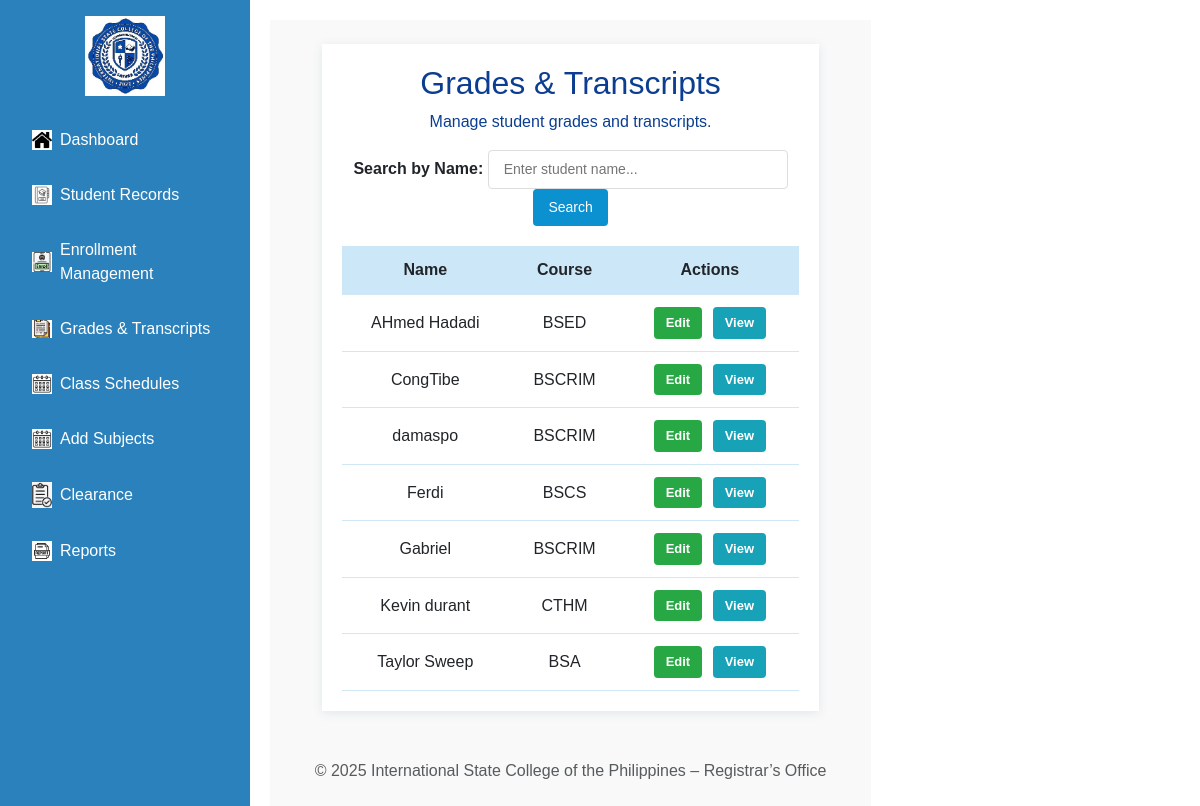
The app's page /Registrar/registrar.php?page=grades_transcripts with its own data.
### tables this page shows
CREATE TABLE `tbladmission_addstudent` (
  `Admission_ID` int(11) NOT NULL,
  `full_name` varchar(255) NOT NULL,
  `birthdate` date NOT NULL,
  `gender` varchar(20) NOT NULL,
  `nationality` varchar(50) NOT NULL,
  `religion` varchar(50) NOT NULL,
  `address` text NOT NULL,
  `province` varchar(100) NOT NULL,
  `zip` varchar(10) NOT NULL,
  `city` varchar(100) NOT NULL,
  `email` varchar(255) NOT NULL,
  `phone` varchar(20) NOT NULL,
  `photo` varchar(255) DEFAULT NULL,
  `fathers_name` varchar(255) NOT NULL,
  `fathers_occupation` varchar(255) NOT NULL,
  `father_contact` varchar(20) NOT NULL,
  `mothers_name` varchar(255) NOT NULL,
  `mothers_occupation` varchar(255) NOT NULL,
  `mother_contact` varchar(20) NOT NULL,
  `guardian_name` varchar(255) NOT NULL,
  `guardian_relationship` varchar(100) NOT NULL,
  `guardian_contact` varchar(20) NOT NULL,
  `applying_grade` varchar(20) NOT NULL,
  `prevschool` varchar(255) NOT NULL,
  `last_grade` varchar(20) NOT NULL,
  `course` varchar(100) NOT NULL,
  `student_type` varchar(50) NOT NULL,
  `confirm` tinyint(1) NOT NULL,
  `signature` varchar(255) DEFAULT NULL,
  `sigdate` date DEFAULT NULL,
  `signature_path` varchar(255) NOT NULL,
  `document_path` varchar(255) NOT NULL,
  `document_name` varchar(255) NOT NULL,
  `status` varchar(255) DEFAULT 'Pending'
);

### Registrar/pages/grades_transcripts.php (the view, shortened to what this page needs)
<?php
$servername = "localhost";
$username = "root";
$password = "";
$dbname = "iscpdb";
$conn = new mysqli($servername, $username, $password, $dbname);
$search_term = isset($_GET['search']) ? $_GET['search'] : '';
$sql = "SELECT Admission_ID, full_name, course FROM tbladmission_addstudent";
$sql .= " ORDER BY full_name ASC";
$stmt = $conn->prepare($sql);
$stmt->execute();
$result = $stmt->get_result();
$students = [];
while ($row = $result->fetch_assoc()) {
    $students[] = $row;
}
?>
<!DOCTYPE html>
<html>
<head>
</head>
<body>
<div class="container">
    <h2>Grades & Transcripts</h2>
    <p>Manage student grades and transcripts.</p>
    <form method="GET" action="registrar.php" class="filter-form">
        <label><strong>Search by Name:</strong></label>
        <input type="text" name="search" placeholder="Enter student name..." value="<?= htmlspecialchars($search_term) ?>">
        <button type="submit">Search</button>
    </form>
    <table>
        <thead>
            <tr>
                <th>Name</th>
                <th>Course</th>
                <th>Actions</th>
            </tr>
        </thead>
        <tbody>
            <?php if (!empty($students)): ?>
                <?php foreach ($students as $student): ?>
                    <tr>
                        <td><?= htmlspecialchars($student['full_name']) ?></td>
                        <td><?= htmlspecialchars(isset($student['course']) ? $student['course'] : 'N/A') ?></td>
                        <td>
                            <a href="pages/edit_grades.php?student_id=<?= $student['Admission_ID'] ?>" class="btn-edit">Edit</a>
                            <a href="pages/view_transcript.php?student_id=<?= $student['Admission_ID'] ?>" class="btn-view">View</a>
                        </td>
                    </tr>
                <?php endforeach; ?>
            <?php else: ?>
                <tr><td colspan="3" class="no-data">No students found<?= !empty($search_term) ? ' matching "' . htmlspecialchars($search_term) . '"' : '' ?></td></tr>
            <?php endif; ?>
        </tbody>
    </table>
</div>
</body>
</html>

### Registrar/assets/css/style.css (style rules this page uses)
body { margin: 0; font-family: Arial, sans-serif; display: flex; height: 100vh; }
h2, .nav-link { font-weight: bold; }

### Registrar/pages/grades_transcripts.php (style rules this page uses)
body { font-family: Arial, sans-serif; margin: 20px; }
h2, p { text-align: center; color: #0b3d91; }
.container { margin: 0 auto; background: #ffffff; padding: 20px; box-shadow: 0 2px 10px rgba(0, 80, 120, 0.1); width: 90%; }
.filter-form { text-align: center; margin-bottom: 20px; }
input[type="text"] { padding: 8px 15px; font-size: 14px; width: 300px; border: 1px solid #ddd; border-radius: 4px; }
button { padding: 8px 15px; font-size: 14px; background-color: #0b90d0; color: white; border: none; border-radius: 4px; cursor: pointer; }
table { width: 100%; border-collapse: collapse; margin-top: 20px; }
thead { background-color: #cce7f7; }
th, td { padding: 12px 15px; text-align: center; border-bottom: 1px solid #d0e8f5; }
.btn-edit, .btn-view { padding: 6px 12px; border-radius: 4px; color: white; text-decoration: none; font-weight: bold; font-size: 13px; margin: 0 3px; display: inline-block; }
.btn-edit { background-color: #28a745; }
.btn-view { background-color: #17a2b8; }

### records on screen
tbladmission_addstudent: full_name "AHmed Hadadi", course "BSED"
tbladmission_addstudent: full_name "CongTibe", course "BSCRIM"
tbladmission_addstudent: full_name "damaspo", course "BSCRIM"
tbladmission_addstudent: full_name "Ferdi", course "BSCS"
tbladmission_addstudent: full_name "Gabriel", course "BSCRIM"
tbladmission_addstudent: full_name "Kevin durant", course "CTHM"
tbladmission_addstudent: full_name "Taylor Sweep", course "BSA"
